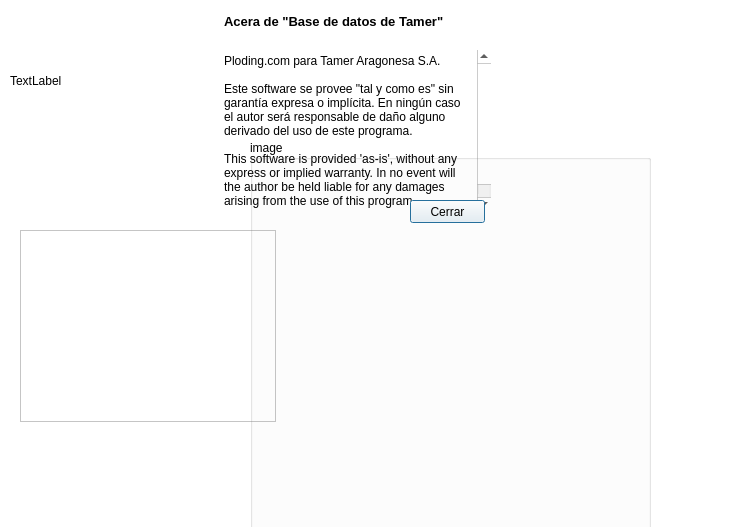
<?xml version="1.0" encoding="UTF-8"?>
<ui version="4.0">
 <class>acercadeDialog</class>
 <widget class="QDialog" name="acercadeDialog">
  <property name="geometry">
   <rect>
    <x>0</x>
    <y>0</y>
    <width>756</width>
    <height>527</height>
   </rect>
  </property>
  <property name="minimumSize">
   <size>
    <width>500</width>
    <height>240</height>
   </size>
  </property>
  <property name="maximumSize">
   <size>
    <width>5000</width>
    <height>2400</height>
   </size>
  </property>
  <property name="palette">
   <palette>
    <active>
     <colorrole role="Button">
      <brush brushstyle="SolidPattern">
       <color alpha="255">
        <red>255</red>
        <green>255</green>
        <blue>255</blue>
       </color>
      </brush>
     </colorrole>
     <colorrole role="Base">
      <brush brushstyle="SolidPattern">
       <color alpha="255">
        <red>255</red>
        <green>255</green>
        <blue>255</blue>
       </color>
      </brush>
     </colorrole>
     <colorrole role="Window">
      <brush brushstyle="SolidPattern">
       <color alpha="255">
        <red>255</red>
        <green>255</green>
        <blue>255</blue>
       </color>
      </brush>
     </colorrole>
    </active>
    <inactive>
     <colorrole role="Button">
      <brush brushstyle="SolidPattern">
       <color alpha="255">
        <red>255</red>
        <green>255</green>
        <blue>255</blue>
       </color>
      </brush>
     </colorrole>
     <colorrole role="Base">
      <brush brushstyle="SolidPattern">
       <color alpha="255">
        <red>255</red>
        <green>255</green>
        <blue>255</blue>
       </color>
      </brush>
     </colorrole>
     <colorrole role="Window">
      <brush brushstyle="SolidPattern">
       <color alpha="255">
        <red>255</red>
        <green>255</green>
        <blue>255</blue>
       </color>
      </brush>
     </colorrole>
    </inactive>
    <disabled>
     <colorrole role="Button">
      <brush brushstyle="SolidPattern">
       <color alpha="255">
        <red>255</red>
        <green>255</green>
        <blue>255</blue>
       </color>
      </brush>
     </colorrole>
     <colorrole role="Base">
      <brush brushstyle="SolidPattern">
       <color alpha="255">
        <red>255</red>
        <green>255</green>
        <blue>255</blue>
       </color>
      </brush>
     </colorrole>
     <colorrole role="Window">
      <brush brushstyle="SolidPattern">
       <color alpha="255">
        <red>255</red>
        <green>255</green>
        <blue>255</blue>
       </color>
      </brush>
     </colorrole>
    </disabled>
   </palette>
  </property>
  <property name="mouseTracking">
   <bool>false</bool>
  </property>
  <property name="windowTitle">
   <string>Acerca de...</string>
  </property>
  <widget class="QPushButton" name="pushButton_close_acercade">
   <property name="geometry">
    <rect>
     <x>410</x>
     <y>200</y>
     <width>75</width>
     <height>23</height>
    </rect>
   </property>
   <property name="text">
    <string>Cerrar</string>
   </property>
  </widget>
  <widget class="QPlainTextEdit" name="plainTextEdit">
   <property name="geometry">
    <rect>
     <x>220</x>
     <y>50</y>
     <width>271</width>
     <height>161</height>
    </rect>
   </property>
   <property name="frameShape">
    <enum>QFrame::NoFrame</enum>
   </property>
   <property name="frameShadow">
    <enum>QFrame::Plain</enum>
   </property>
   <property name="plainText">
    <string>Ploding.com para Tamer Aragonesa S.A.

Este software se provee &quot;tal y como es&quot; sin garantía expresa o implícita. En ningún caso el autor será responsable de daño alguno derivado del uso de este programa.

This software is provided 'as-is', without any express or implied warranty. In no event will the author be held liable for any damages arising from the use of this program.</string>
   </property>
  </widget>
  <widget class="QPlainTextEdit" name="plainTextEdit_2">
   <property name="geometry">
    <rect>
     <x>220</x>
     <y>10</y>
     <width>271</width>
     <height>31</height>
    </rect>
   </property>
   <property name="font">
    <font>
     <pointsize>10</pointsize>
     <weight>75</weight>
     <bold>true</bold>
    </font>
   </property>
   <property name="frameShape">
    <enum>QFrame::NoFrame</enum>
   </property>
   <property name="frameShadow">
    <enum>QFrame::Plain</enum>
   </property>
   <property name="plainText">
    <string>Acera de &quot;Base de datos de Tamer&quot;</string>
   </property>
  </widget>
  <widget class="QLabel" name="label_imageAbout">
   <property name="geometry">
    <rect>
     <x>10</x>
     <y>20</y>
     <width>201</width>
     <height>121</height>
    </rect>
   </property>
   <property name="text">
    <string>TextLabel</string>
   </property>
  </widget>
  <widget class="QGraphicsView" name="graphicsView">
   <property name="geometry">
    <rect>
     <x>20</x>
     <y>230</y>
     <width>256</width>
     <height>192</height>
    </rect>
   </property>
  </widget>
  <widget class="QGroupBox" name="image">
   <property name="geometry">
    <rect>
     <x>250</x>
     <y>140</y>
     <width>401</width>
     <height>501</height>
    </rect>
   </property>
   <property name="styleSheet">
    <string notr="true">QGroupBox#image
{
background-image: url(:/mitsu_back.jpg);
}</string>
   </property>
   <property name="title">
    <string>image</string>
   </property>
  </widget>
  <zorder>plainTextEdit</zorder>
  <zorder>plainTextEdit_2</zorder>
  <zorder>label_imageAbout</zorder>
  <zorder>pushButton_close_acercade</zorder>
  <zorder>graphicsView</zorder>
  <zorder>image</zorder>
 </widget>
 <resources/>
 <connections/>
</ui>
